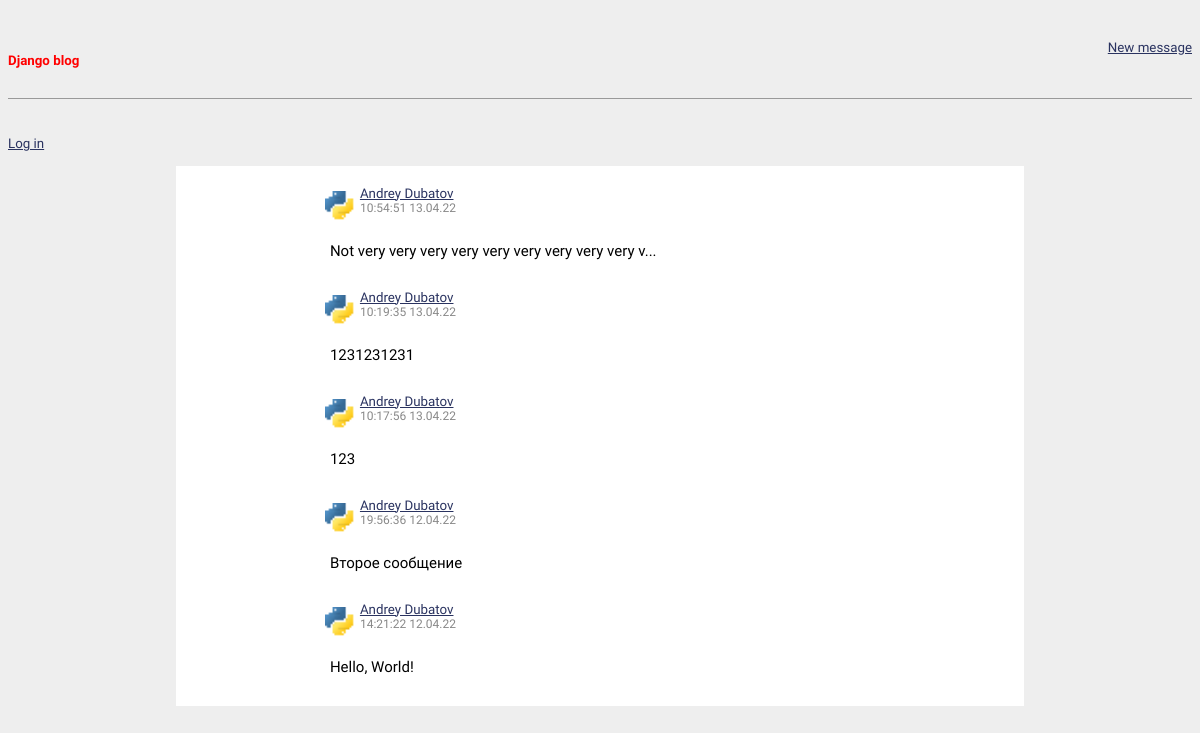
The page /messenger/ on the database as committed earlier.
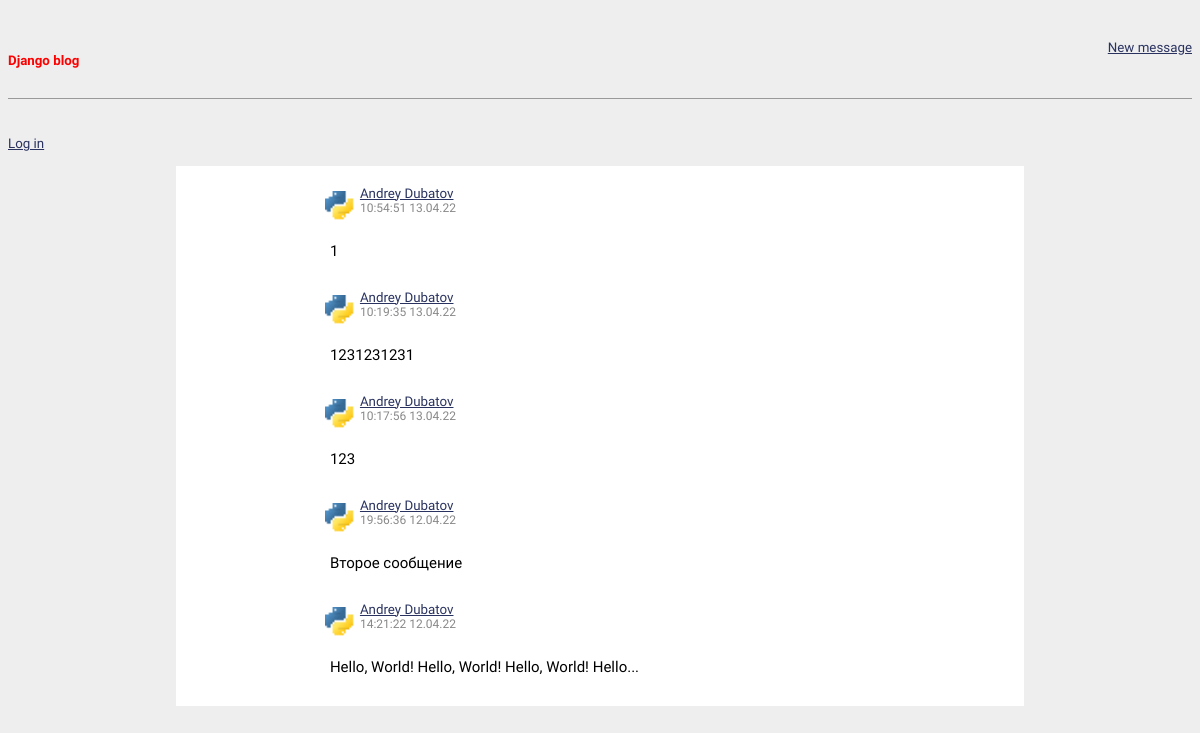
The same page on the database as committed later.
### messenger/models.py (models this page shows, shortened)
class Message(models.Model):
    message_text = models.TextField(max_length=1000)
    author = models.ForeignKey(User, on_delete=models.CASCADE)
    pub_time = models.DateTimeField(auto_now_add=True)
    likes = models.IntegerField(default=0)
    def message_preview(self):
        N = 20
        dots = ''
        if len(self.message_text) > N:
            dots = '...'
        return self.message_text[:50] + dots

class User(models.Model):
    first_name = models.CharField(max_length=50)
    last_name = models.CharField(max_length=50)
    birthday = models.DateField()
    registration_date = models.DateField(auto_now_add=True)
    def __str__(self):
        return f'{self.first_name} {self.last_name}'

### messenger/views.py (the view)
# urls.py: path('', views.IndexView.as_view(), name='messages'),
class IndexView(generic.ListView):
    model = Message
    template_name = 'messenger/messages.html'
    context_object_name = 'latest_messages'
    def get_queryset(self):
        return Message.objects.order_by('-pub_time')[:10]

### messenger/templates/messenger/messages.html (shortened to what this page needs)
{% extends 'base.html' %}
{% load static %}
{% block styles %}<link rel="stylesheet" href="{% static 'messenger/css/messages.css' %}">{% endblock styles %}
{% block content %}
<div class="messages">
  {% if latest_messages %}
    {% for message in object_list %}
    <div class="message" onclick="location.href='{% url 'messenger:message_details' message.id %}'">
      <div class="message-header">
        <a class="user-link" href="{% url 'messenger:user' message.author.id %}">
          <img class='message-logo' src="{% static 'messenger/images/logo.gif' %}">
        </a>
        <div class="message-subheader">
          <a class="user-link" href="{% url 'messenger:user' message.author.id %}">{{ message.author }}</a>
          <font class="message-time">{{ message.pub_time|date:"H:i:s j.m.y" }}</font>
        </div>
      </div>
      <div class="message-body">
        <font class="message-text">{{ message.message_preview }}</font>
      </div>
    </div>
    {% endfor %}
  {% else %}
      <p>No messages yet. Post the fist just now!</p>
  {% endif %}
  </div>
{% endblock content %}

Rows that differ between the two databases and show on the page:
changed Message (number 1 of 5 on the later page): message_preview "Not very very very very very very very very very v..." → "1"
changed Message: message_preview "Hello, World!" → "Hello, World! Hello, World! Hello, World! Hello..."
